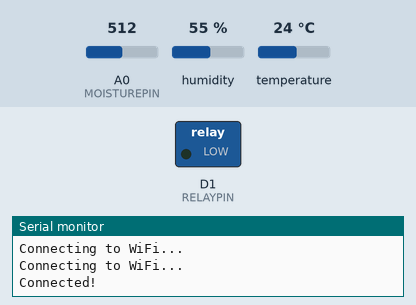
A sketch run on a simulated ESP8266 (NodeMCU). Parts: switched loads named in the sketch (green lamp = pin HIGH), the last lines printed to the serial monitor. Inputs (shaded band) come from the test bench; at power-on: A0 (MOISTUREPIN) = 512, humidity 55 %, temperature 24 °C. WiFi joins after 1.5 s; servers stay silent unless stated; uploads are accepted with an empty reply.

Above: at 3.2 s.
3.3 s: A0 (MOISTUREPIN) set to 912
6.2 s: A0 (MOISTUREPIN) set to 938
At 7.4 s:
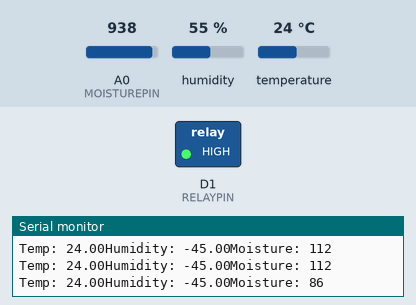
8.4 s: A0 (MOISTUREPIN) set to 900
At 9.9 s:
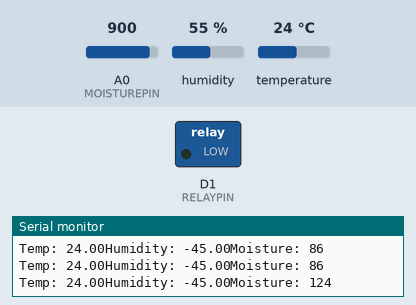
10.7 s: A0 (MOISTUREPIN) set to 1023
At 11.3 s:
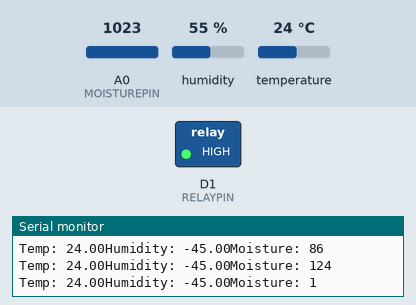
Timing chart, 0 to 13.7 s (numbered marks = the images above; inputs shaded):
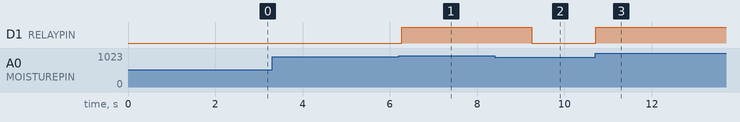

The sketch:

code.ino
```cpp
#include <ESP8266WiFi.h>
#include <DHT.h>
#include <ESP8266HTTPClient.h>
// #include<HTTPClient.h>

#define DHTPIN D3
#define DHTTYPE DHT11
#define MOISTUREPIN A0
#define RELAYPIN D1

const char* ssid = "Note8";
const char* password = "aditya123";
const char* server = "192.168.221.108";
const int port = 3000;

DHT dht(DHTPIN, DHTTYPE);

void setup() {
  Serial.begin(115200);
  delay(10);

  pinMode(DHTPIN, INPUT);
  pinMode(MOISTUREPIN, INPUT);
  pinMode(RELAYPIN, OUTPUT);

  WiFi.begin(ssid, password);

  while (WiFi.status() != WL_CONNECTED) {
    delay(1000);
    Serial.println("Connecting to WiFi...");
  }
  if(WiFi.status() == WL_CONNECTED){
    Serial.println("Connected!");
  }
}

void sendSensorData(float temperature, float humidity, int moisture, int relayState) {
  WiFiClient client;
  if (client.connect(server, port)) {
    String url = "/update?temp=" + String(temperature) + "&hum=" + String(humidity) + "&moist=" + String(moisture) + "&relay=" + String(relayState);
    client.print(String("GET ") + url + " HTTP/1.1\r\n" +
                 "Host: " + server + "\r\n" +
                 "Connection: close\r\n\r\n");
    delay(10);
    client.stop();
  }
  else{
    String url = "/update?temp=" + String(temperature) + "&hum=" + String(humidity) + "&moist=" + String(moisture) + "&relay=" + String(relayState);

    Serial.print("[sendSensorData] Connection failed. Error code: ");
  Serial.println(client.status());
  Serial.print("Failed to connect to ");
Serial.print(server);
Serial.print(" on port ");
Serial.println(port);
Serial.println(url);

  }
}


void checkOverrideStatus() {
  WiFiClient client;

  if (client.connect("192.168.221.108", 3000)) {
    client.print("GET /getOverrideStatus HTTP/1.1\r\n");
    client.print("Host: 192.168.221.108\r\n");
    client.print("Connection: close\r\n\r\n");

    while (client.connected()) {
      String line = client.readStringUntil('\n');
      if (line == "\r") {
        break;
      }
    }
    String response = "";
    String payload = client.readStringUntil('\n');
    while(client.available()){
      char c = client.read();
      response += c;
    }
    client.stop();
    Serial.println(response);
    // if (payload == "ON") {
    //   // Handle the case when override is ON
    //   // For example, you can turn off the relay
    //   digitalWrite(RELAYPIN, LOW);
    // } else if (payload == "OFF") {
    //   // Handle the case when override is OFF
    //   // For example, you can use the existing logic to control the relay
    //   float temperature = dht.readTemperature();
    //   float humidity = dht.readHumidity();
    //   int moisture = analogRead(MOISTUREPIN);
    //   int relayState = (temperature > 28 && moisture < 500) ? HIGH : LOW;
    //   digitalWrite(RELAYPIN, relayState);
    // }

    // client.stop();
  }
}
int relayState = LOW;

void loop() {
  checkOverrideStatus();
  float temperature = dht.readTemperature();
  float humidity = dht.readHumidity()-100;
  int moisture = 1024-analogRead(MOISTUREPIN);

  if (temperature > 10 && moisture < 100) {
    relayState = HIGH;
    digitalWrite(RELAYPIN, HIGH);
  } else {
    relayState = LOW;
    digitalWrite(RELAYPIN, LOW);
  }

  Serial.println("Temp: " + String(temperature) + "Humidity: " + String(humidity) + "Moisture: "+ String(moisture));
  sendSensorData(temperature, humidity, moisture, relayState);

}
```

Measured:
- the behaviour switches between 924 and 925 on A0 (MOISTUREPIN) (found by bisection; images 0 and 1)
- after the input at 6.2 s, D1 (RELAYPIN): LOW → HIGH after 0.07 s
- after the input at 8.4 s, D1 (RELAYPIN): HIGH → LOW after 0.84 s
- after the input at 10.7 s, D1 (RELAYPIN): LOW → HIGH at once
